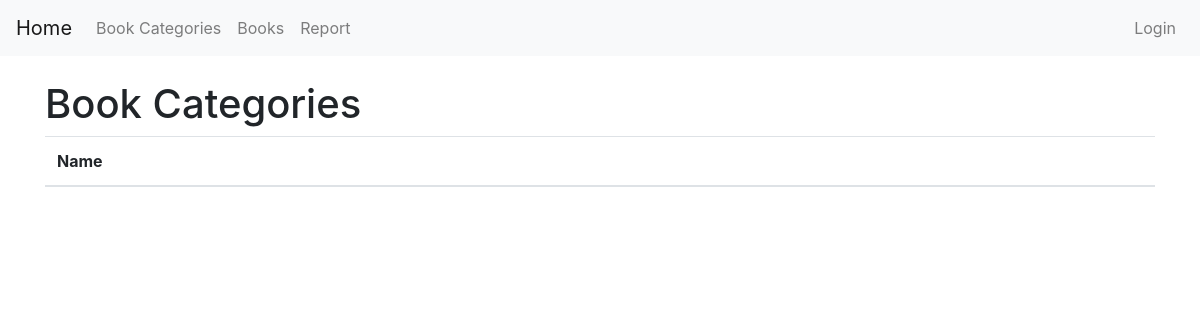
The page /books/categories/ on the database as committed earlier.
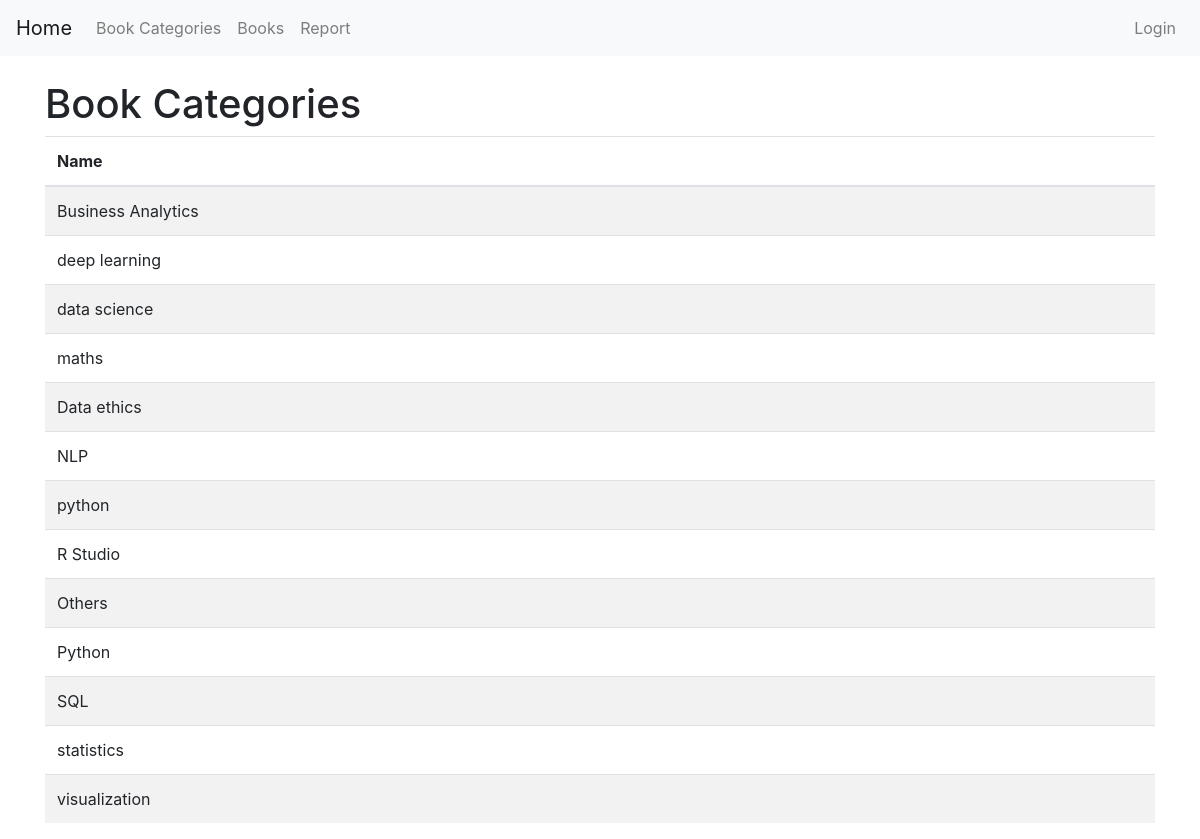
The same page on the database as committed later.
### books/models.py (models this page shows, shortened)
class BookCategory(models.Model):
    name = models.CharField(max_length=100)

### books/views.py (the view)
# urls.py: path('categories/', views.book_category_list, name='book_category_list'),
def book_category_list(request):
    categories = BookCategory.objects.all()
    return render(request, 'books/book_category_list.html', {'categories': categories})

### books/templates/books/book_category_list.html (shortened to what this page needs)
{% extends "base.html" %}
{% block content %}
<h1>Book Categories</h1>
<table class="table table-striped">
    <thead>
        <tr>
            <th>Name</th>
        </tr>
    </thead>
    <tbody>
        {% for category in categories %}
        <tr>
            <td>{{ category.name }}</td>
        </tr>
        {% endfor %}
    </tbody>
</table>
{% endblock %}

### books/templates/base.html (shortened to what this page needs)
<!DOCTYPE html>
<html lang="en">
<head>
    <link href="https://maxcdn.bootstrapcdn.com/bootstrap/4.0.0/css/bootstrap.min.css" rel="stylesheet">
</head>
<body>
    <nav class="navbar navbar-expand-lg navbar-light bg-light">
        <a class="navbar-brand" href="{% url 'index' %}">Home</a>
        <div class="collapse navbar-collapse">
            <ul class="navbar-nav mr-auto">
                <li class="nav-item"><a class="nav-link" href="{% url 'book_category_list' %}">Book Categories</a></li>
                <li class="nav-item"><a class="nav-link" href="{% url 'book_list' %}">Books</a></li>
                <li class="nav-item"><a class="nav-link" href="{% url 'distribution_expenses_report' %}">Report</a></li>
            </ul>
            <ul class="navbar-nav ml-auto">
                {% if user.is_authenticated %}
                    <li class="nav-item">
                        <form method="post" action="{% url 'logout' %}">
                            {% csrf_token %}
                            <button type="submit" class="btn btn-link nav-link" style="display: inline; padding: 0; border: none; background: none; cursor: pointer;">
                                Logout
                            </button>
                        </form>
                    </li>
                {% else %}
                    <li class="nav-item"><a class="nav-link" href="{% url 'login' %}">Login</a></li>
                {% endif %}
            </ul>
        </div>
    </nav>
    <div class="container mt-4">
        {% block content %}{% endblock %}
    </div>
</body>
</html>

Rows that differ between the two databases and show on the page:
added BookCategory: name "Business Analytics"
added BookCategory: name "deep learning"
added BookCategory: name "data science"
added BookCategory: name "maths"
added BookCategory: name "Data ethics"
added BookCategory: name "NLP"
added BookCategory: name "python"
added BookCategory: name "R Studio"
added BookCategory: name "Others"
added BookCategory: name "Python"
added BookCategory: name "SQL"
added BookCategory: name "statistics"
added BookCategory: name "visualization"
